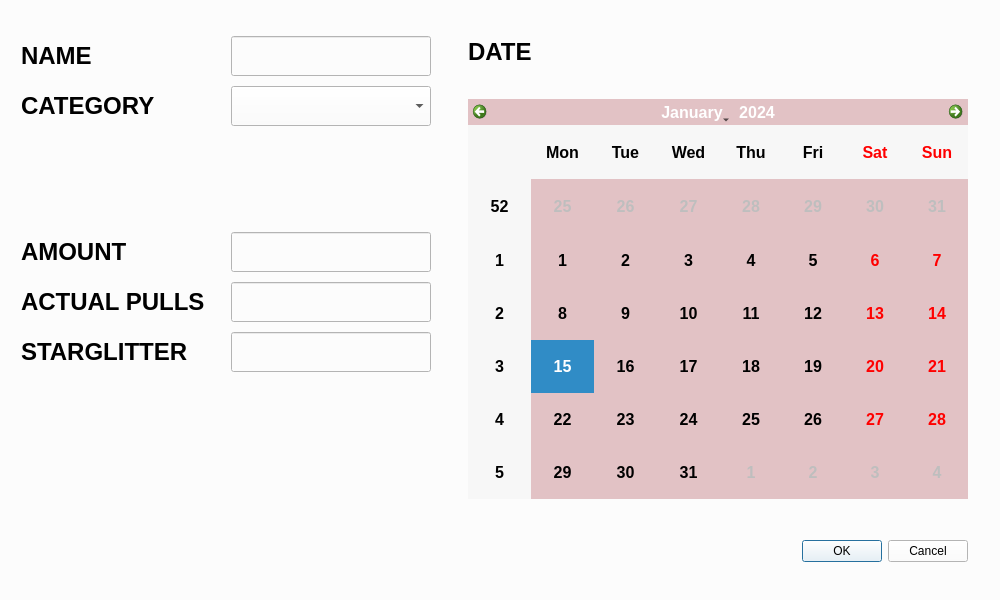
<?xml version="1.0" encoding="UTF-8"?>
<ui version="4.0">
 <class>Dialog</class>
 <widget class="QDialog" name="Dialog">
  <property name="geometry">
   <rect>
    <x>0</x>
    <y>0</y>
    <width>1000</width>
    <height>600</height>
   </rect>
  </property>
  <property name="sizePolicy">
   <sizepolicy hsizetype="Minimum" vsizetype="Minimum">
    <horstretch>0</horstretch>
    <verstretch>0</verstretch>
   </sizepolicy>
  </property>
  <property name="minimumSize">
   <size>
    <width>1000</width>
    <height>600</height>
   </size>
  </property>
  <property name="maximumSize">
   <size>
    <width>1000</width>
    <height>600</height>
   </size>
  </property>
  <property name="windowTitle">
   <string>Add Event</string>
  </property>
  <property name="windowOpacity">
   <double>0.900000000000000</double>
  </property>
  <property name="styleSheet">
   <string notr="true">background-color: rgb(252,252,252)</string>
  </property>
  <layout class="QHBoxLayout" name="horizontalLayout">
   <item>
    <layout class="QFormLayout" name="formLayout">
     <property name="horizontalSpacing">
      <number>10</number>
     </property>
     <property name="verticalSpacing">
      <number>10</number>
     </property>
     <property name="leftMargin">
      <number>10</number>
     </property>
     <property name="topMargin">
      <number>10</number>
     </property>
     <property name="rightMargin">
      <number>10</number>
     </property>
     <property name="bottomMargin">
      <number>10</number>
     </property>
     <item row="0" column="0" colspan="2">
      <spacer name="verticalSpacer_3">
       <property name="orientation">
        <enum>Qt::Vertical</enum>
       </property>
       <property name="sizeType">
        <enum>QSizePolicy::Fixed</enum>
       </property>
       <property name="sizeHint" stdset="0">
        <size>
         <width>20</width>
         <height>5</height>
        </size>
       </property>
      </spacer>
     </item>
     <item row="1" column="0">
      <widget class="QLabel" name="labelName">
       <property name="sizePolicy">
        <sizepolicy hsizetype="Minimum" vsizetype="Minimum">
         <horstretch>0</horstretch>
         <verstretch>0</verstretch>
        </sizepolicy>
       </property>
       <property name="minimumSize">
        <size>
         <width>200</width>
         <height>40</height>
        </size>
       </property>
       <property name="maximumSize">
        <size>
         <width>200</width>
         <height>40</height>
        </size>
       </property>
       <property name="font">
        <font>
         <family>MS Shell Dlg 2</family>
         <pointsize>18</pointsize>
         <weight>75</weight>
         <bold>true</bold>
        </font>
       </property>
       <property name="styleSheet">
        <string notr="true">background-color: rgb(252,252,252)</string>
       </property>
       <property name="text">
        <string>NAME</string>
       </property>
       <property name="alignment">
        <set>Qt::AlignLeading|Qt::AlignLeft|Qt::AlignVCenter</set>
       </property>
      </widget>
     </item>
     <item row="1" column="1">
      <widget class="QLineEdit" name="lineEditName">
       <property name="sizePolicy">
        <sizepolicy hsizetype="Minimum" vsizetype="Minimum">
         <horstretch>0</horstretch>
         <verstretch>0</verstretch>
        </sizepolicy>
       </property>
       <property name="minimumSize">
        <size>
         <width>200</width>
         <height>40</height>
        </size>
       </property>
       <property name="maximumSize">
        <size>
         <width>200</width>
         <height>40</height>
        </size>
       </property>
       <property name="font">
        <font>
         <pointsize>12</pointsize>
         <weight>75</weight>
         <bold>true</bold>
        </font>
       </property>
       <property name="focusPolicy">
        <enum>Qt::ClickFocus</enum>
       </property>
       <property name="styleSheet">
        <string notr="true">background-color: rgb(252,252,252)</string>
       </property>
       <property name="dragEnabled">
        <bool>false</bool>
       </property>
      </widget>
     </item>
     <item row="2" column="0">
      <widget class="QLabel" name="labelCat">
       <property name="sizePolicy">
        <sizepolicy hsizetype="Minimum" vsizetype="Minimum">
         <horstretch>0</horstretch>
         <verstretch>0</verstretch>
        </sizepolicy>
       </property>
       <property name="minimumSize">
        <size>
         <width>200</width>
         <height>40</height>
        </size>
       </property>
       <property name="maximumSize">
        <size>
         <width>200</width>
         <height>40</height>
        </size>
       </property>
       <property name="font">
        <font>
         <family>MS Shell Dlg 2</family>
         <pointsize>18</pointsize>
         <weight>75</weight>
         <bold>true</bold>
        </font>
       </property>
       <property name="styleSheet">
        <string notr="true">background-color: rgb(252,252,252)</string>
       </property>
       <property name="text">
        <string>CATEGORY</string>
       </property>
       <property name="alignment">
        <set>Qt::AlignLeading|Qt::AlignLeft|Qt::AlignVCenter</set>
       </property>
      </widget>
     </item>
     <item row="2" column="1">
      <widget class="QComboBox" name="comboBoxCat">
       <property name="sizePolicy">
        <sizepolicy hsizetype="Minimum" vsizetype="Minimum">
         <horstretch>0</horstretch>
         <verstretch>0</verstretch>
        </sizepolicy>
       </property>
       <property name="minimumSize">
        <size>
         <width>200</width>
         <height>40</height>
        </size>
       </property>
       <property name="maximumSize">
        <size>
         <width>200</width>
         <height>40</height>
        </size>
       </property>
       <property name="font">
        <font>
         <pointsize>12</pointsize>
         <weight>75</weight>
         <bold>true</bold>
        </font>
       </property>
       <property name="focusPolicy">
        <enum>Qt::ClickFocus</enum>
       </property>
       <property name="styleSheet">
        <string notr="true">background-color: rgb(252,252,252)</string>
       </property>
       <property name="frame">
        <bool>true</bool>
       </property>
      </widget>
     </item>
     <item row="3" column="0" colspan="2">
      <spacer name="verticalSpacer_2">
       <property name="orientation">
        <enum>Qt::Vertical</enum>
       </property>
       <property name="sizeType">
        <enum>QSizePolicy::Preferred</enum>
       </property>
       <property name="sizeHint" stdset="0">
        <size>
         <width>20</width>
         <height>90</height>
        </size>
       </property>
      </spacer>
     </item>
     <item row="4" column="0">
      <widget class="QLabel" name="labelAmount">
       <property name="sizePolicy">
        <sizepolicy hsizetype="Minimum" vsizetype="Minimum">
         <horstretch>0</horstretch>
         <verstretch>0</verstretch>
        </sizepolicy>
       </property>
       <property name="minimumSize">
        <size>
         <width>200</width>
         <height>40</height>
        </size>
       </property>
       <property name="maximumSize">
        <size>
         <width>200</width>
         <height>40</height>
        </size>
       </property>
       <property name="font">
        <font>
         <pointsize>18</pointsize>
         <weight>75</weight>
         <bold>true</bold>
        </font>
       </property>
       <property name="text">
        <string>AMOUNT</string>
       </property>
       <property name="alignment">
        <set>Qt::AlignLeading|Qt::AlignLeft|Qt::AlignVCenter</set>
       </property>
      </widget>
     </item>
     <item row="4" column="1">
      <widget class="QLineEdit" name="lineEditAmount">
       <property name="sizePolicy">
        <sizepolicy hsizetype="Minimum" vsizetype="Minimum">
         <horstretch>0</horstretch>
         <verstretch>0</verstretch>
        </sizepolicy>
       </property>
       <property name="minimumSize">
        <size>
         <width>200</width>
         <height>40</height>
        </size>
       </property>
       <property name="maximumSize">
        <size>
         <width>200</width>
         <height>40</height>
        </size>
       </property>
       <property name="font">
        <font>
         <pointsize>12</pointsize>
         <weight>75</weight>
         <bold>true</bold>
        </font>
       </property>
       <property name="focusPolicy">
        <enum>Qt::ClickFocus</enum>
       </property>
      </widget>
     </item>
     <item row="5" column="0">
      <widget class="QLabel" name="labelPulls">
       <property name="sizePolicy">
        <sizepolicy hsizetype="Minimum" vsizetype="Minimum">
         <horstretch>0</horstretch>
         <verstretch>0</verstretch>
        </sizepolicy>
       </property>
       <property name="minimumSize">
        <size>
         <width>200</width>
         <height>40</height>
        </size>
       </property>
       <property name="maximumSize">
        <size>
         <width>200</width>
         <height>40</height>
        </size>
       </property>
       <property name="font">
        <font>
         <pointsize>18</pointsize>
         <weight>75</weight>
         <bold>true</bold>
        </font>
       </property>
       <property name="text">
        <string>ACTUAL PULLS</string>
       </property>
       <property name="alignment">
        <set>Qt::AlignLeading|Qt::AlignLeft|Qt::AlignVCenter</set>
       </property>
      </widget>
     </item>
     <item row="5" column="1">
      <widget class="QLineEdit" name="lineEditPulls">
       <property name="sizePolicy">
        <sizepolicy hsizetype="Minimum" vsizetype="Minimum">
         <horstretch>0</horstretch>
         <verstretch>0</verstretch>
        </sizepolicy>
       </property>
       <property name="minimumSize">
        <size>
         <width>200</width>
         <height>40</height>
        </size>
       </property>
       <property name="maximumSize">
        <size>
         <width>200</width>
         <height>40</height>
        </size>
       </property>
       <property name="font">
        <font>
         <pointsize>12</pointsize>
         <weight>75</weight>
         <bold>true</bold>
        </font>
       </property>
       <property name="focusPolicy">
        <enum>Qt::ClickFocus</enum>
       </property>
      </widget>
     </item>
     <item row="6" column="0">
      <widget class="QLabel" name="labelStar">
       <property name="sizePolicy">
        <sizepolicy hsizetype="Minimum" vsizetype="Minimum">
         <horstretch>0</horstretch>
         <verstretch>0</verstretch>
        </sizepolicy>
       </property>
       <property name="minimumSize">
        <size>
         <width>200</width>
         <height>40</height>
        </size>
       </property>
       <property name="maximumSize">
        <size>
         <width>200</width>
         <height>40</height>
        </size>
       </property>
       <property name="font">
        <font>
         <pointsize>18</pointsize>
         <weight>75</weight>
         <bold>true</bold>
        </font>
       </property>
       <property name="text">
        <string>STARGLITTER</string>
       </property>
       <property name="alignment">
        <set>Qt::AlignLeading|Qt::AlignLeft|Qt::AlignVCenter</set>
       </property>
      </widget>
     </item>
     <item row="6" column="1">
      <widget class="QLineEdit" name="lineEditStar">
       <property name="sizePolicy">
        <sizepolicy hsizetype="Minimum" vsizetype="Minimum">
         <horstretch>0</horstretch>
         <verstretch>0</verstretch>
        </sizepolicy>
       </property>
       <property name="minimumSize">
        <size>
         <width>200</width>
         <height>40</height>
        </size>
       </property>
       <property name="maximumSize">
        <size>
         <width>200</width>
         <height>40</height>
        </size>
       </property>
       <property name="font">
        <font>
         <pointsize>12</pointsize>
         <weight>75</weight>
         <bold>true</bold>
        </font>
       </property>
       <property name="focusPolicy">
        <enum>Qt::ClickFocus</enum>
       </property>
      </widget>
     </item>
     <item row="7" column="0" colspan="2">
      <spacer name="verticalSpacer">
       <property name="orientation">
        <enum>Qt::Vertical</enum>
       </property>
       <property name="sizeType">
        <enum>QSizePolicy::Preferred</enum>
       </property>
       <property name="sizeHint" stdset="0">
        <size>
         <width>20</width>
         <height>200</height>
        </size>
       </property>
      </spacer>
     </item>
    </layout>
   </item>
   <item>
    <layout class="QGridLayout" name="gridLayout_2">
     <item row="1" column="1">
      <widget class="QCalendarWidget" name="calendarWidget">
       <property name="sizePolicy">
        <sizepolicy hsizetype="Minimum" vsizetype="Minimum">
         <horstretch>0</horstretch>
         <verstretch>0</verstretch>
        </sizepolicy>
       </property>
       <property name="minimumSize">
        <size>
         <width>500</width>
         <height>400</height>
        </size>
       </property>
       <property name="maximumSize">
        <size>
         <width>500</width>
         <height>400</height>
        </size>
       </property>
       <property name="font">
        <font>
         <family>MS Shell Dlg 2</family>
         <pointsize>12</pointsize>
         <weight>75</weight>
         <bold>true</bold>
        </font>
       </property>
       <property name="focusPolicy">
        <enum>Qt::ClickFocus</enum>
       </property>
       <property name="accessibleDescription">
        <string/>
       </property>
       <property name="styleSheet">
        <string notr="true">background-color: rgb(226,194,197)</string>
       </property>
       <property name="locale">
        <locale language="English" country="UnitedStates"/>
       </property>
       <property name="minimumDate">
        <date>
         <year>2001</year>
         <month>9</month>
         <day>11</day>
        </date>
       </property>
       <property name="maximumDate">
        <date>
         <year>2101</year>
         <month>9</month>
         <day>11</day>
        </date>
       </property>
       <property name="firstDayOfWeek">
        <enum>Qt::Monday</enum>
       </property>
       <property name="horizontalHeaderFormat">
        <enum>QCalendarWidget::ShortDayNames</enum>
       </property>
      </widget>
     </item>
     <item row="0" column="0">
      <spacer name="horizontalSpacer">
       <property name="orientation">
        <enum>Qt::Horizontal</enum>
       </property>
       <property name="sizeHint" stdset="0">
        <size>
         <width>40</width>
         <height>20</height>
        </size>
       </property>
      </spacer>
     </item>
     <item row="3" column="1">
      <widget class="QDialogButtonBox" name="okButtons">
       <property name="sizePolicy">
        <sizepolicy hsizetype="Minimum" vsizetype="Minimum">
         <horstretch>0</horstretch>
         <verstretch>0</verstretch>
        </sizepolicy>
       </property>
       <property name="minimumSize">
        <size>
         <width>200</width>
         <height>20</height>
        </size>
       </property>
       <property name="maximumSize">
        <size>
         <width>500</width>
         <height>30</height>
        </size>
       </property>
       <property name="font">
        <font>
         <family>MS Shell Dlg 2</family>
         <pointsize>18</pointsize>
         <weight>75</weight>
         <bold>true</bold>
        </font>
       </property>
       <property name="focusPolicy">
        <enum>Qt::ClickFocus</enum>
       </property>
       <property name="toolTip">
        <string/>
       </property>
       <property name="statusTip">
        <string/>
       </property>
       <property name="whatsThis">
        <string/>
       </property>
       <property name="accessibleName">
        <string/>
       </property>
       <property name="accessibleDescription">
        <string/>
       </property>
       <property name="layoutDirection">
        <enum>Qt::LeftToRight</enum>
       </property>
       <property name="styleSheet">
        <string notr="true">background-color: rgb(252,252,252)</string>
       </property>
       <property name="locale">
        <locale language="English" country="UnitedStates"/>
       </property>
       <property name="standardButtons">
        <set>QDialogButtonBox::Cancel|QDialogButtonBox::Ok</set>
       </property>
       <property name="centerButtons">
        <bool>false</bool>
       </property>
      </widget>
     </item>
     <item row="0" column="2">
      <spacer name="horizontalSpacer_2">
       <property name="orientation">
        <enum>Qt::Horizontal</enum>
       </property>
       <property name="sizeHint" stdset="0">
        <size>
         <width>40</width>
         <height>20</height>
        </size>
       </property>
      </spacer>
     </item>
     <item row="0" column="1">
      <widget class="QLabel" name="labelDate">
       <property name="sizePolicy">
        <sizepolicy hsizetype="Minimum" vsizetype="Minimum">
         <horstretch>0</horstretch>
         <verstretch>0</verstretch>
        </sizepolicy>
       </property>
       <property name="minimumSize">
        <size>
         <width>150</width>
         <height>40</height>
        </size>
       </property>
       <property name="maximumSize">
        <size>
         <width>150</width>
         <height>40</height>
        </size>
       </property>
       <property name="font">
        <font>
         <family>MS Shell Dlg 2</family>
         <pointsize>18</pointsize>
         <weight>75</weight>
         <bold>true</bold>
        </font>
       </property>
       <property name="styleSheet">
        <string notr="true">background-color: rgb(252,252,252)</string>
       </property>
       <property name="text">
        <string>DATE</string>
       </property>
      </widget>
     </item>
     <item row="2" column="1">
      <spacer name="verticalSpacer_4">
       <property name="orientation">
        <enum>Qt::Vertical</enum>
       </property>
       <property name="sizeType">
        <enum>QSizePolicy::Fixed</enum>
       </property>
       <property name="sizeHint" stdset="0">
        <size>
         <width>20</width>
         <height>10</height>
        </size>
       </property>
      </spacer>
     </item>
    </layout>
   </item>
  </layout>
 </widget>
 <resources/>
 <connections>
  <connection>
   <sender>okButtons</sender>
   <signal>accepted()</signal>
   <receiver>Dialog</receiver>
   <slot>accept()</slot>
   <hints>
    <hint type="sourcelabel">
     <x>490</x>
     <y>244</y>
    </hint>
    <hint type="destinationlabel">
     <x>157</x>
     <y>274</y>
    </hint>
   </hints>
  </connection>
  <connection>
   <sender>okButtons</sender>
   <signal>rejected()</signal>
   <receiver>Dialog</receiver>
   <slot>reject()</slot>
   <hints>
    <hint type="sourcelabel">
     <x>516</x>
     <y>250</y>
    </hint>
    <hint type="destinationlabel">
     <x>286</x>
     <y>274</y>
    </hint>
   </hints>
  </connection>
 </connections>
</ui>
